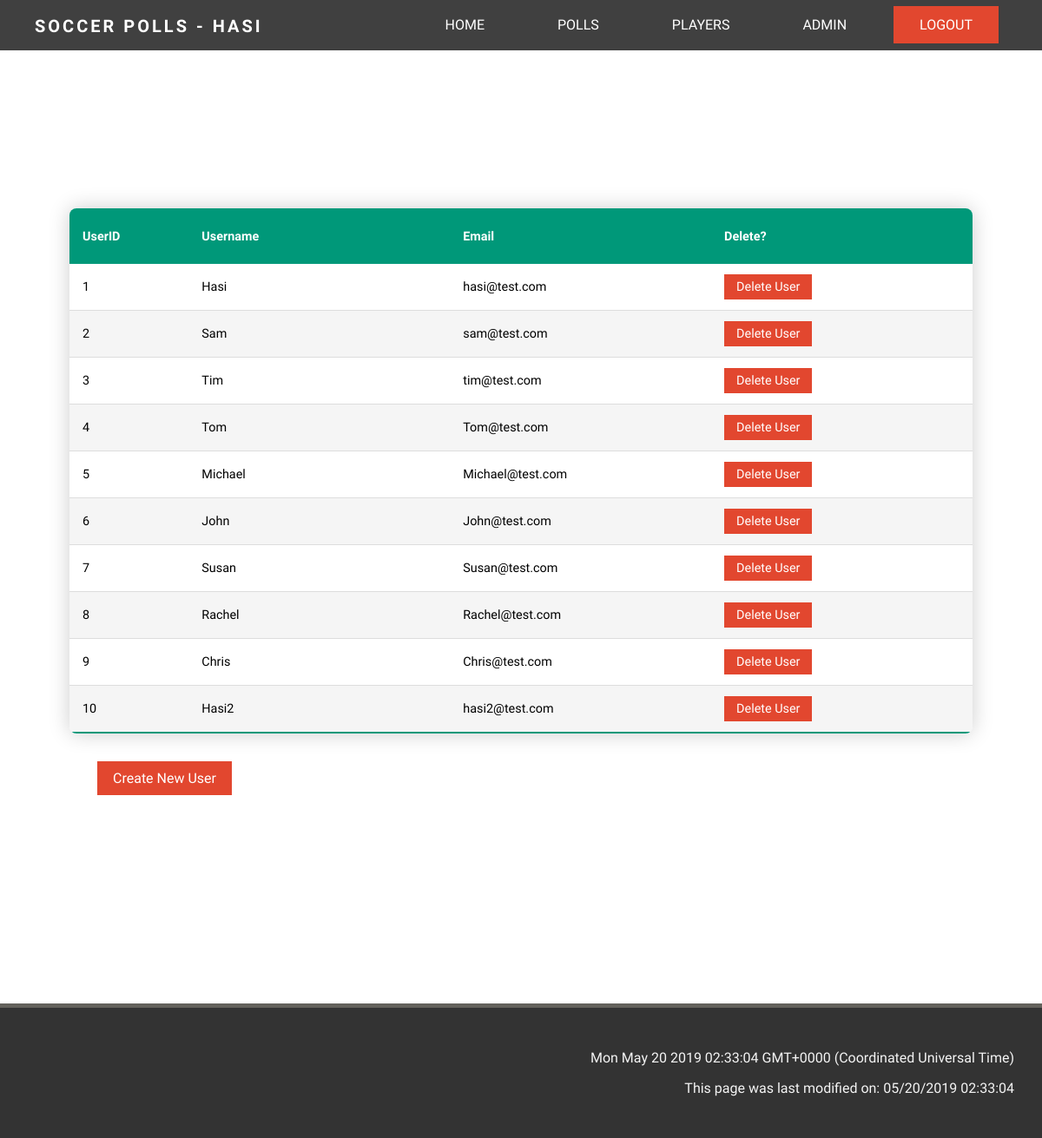
The page /admin (signed in) on the database its author committed.
### app/models.py (models this page shows, shortened)
class User(UserMixin, db.Model):
    id = db.Column(db.Integer, primary_key=True)
    username = db.Column(db.String(64), index=True, unique=True)
    email = db.Column(db.String(120), index=True, unique=True)
    password_hash = db.Column(db.String(128))
    admin = db.Column(db.Boolean, index=False, default=False)
    createdpolls = db.relationship('Polls', backref='creator', lazy='dynamic')
    voter = db.relationship('PollVote', backref='voter', lazy='dynamic')

### app/routes.py (the view)
@app.route('/admin')
@login_required
def admin():
    if current_user.is_anonymous:
        return redirect(url_for('unauthorised'))
    if not current_user.admin:
        return redirect(url_for('unauthorised'))
    users = User.query.all()
    return render_template('admin.html', title='Admin Page', users=users)

### app/models.py (called while the page is built)
@login.user_loader
def load_user(id):
    return User.query.get(int(id))

### app/templates/admin.html (shortened to what this page needs)
<!DOCTYPE html>
<html lang="en">
<head>
</head>
{% extends "base2.html" %}
{% block content %}
<div class="table-container">
    <table class="table-content">
        <thead>
            <tr>
                <th>UserID</th>
                <th>Username</th>
                <th>Email</th>
                <th>Delete?</th>
            </tr>
        </thead>
        <tbody>{% for user in users %}
            <tr id=user.id>
                <td>{{ user.id }} </td>
                <td class="fix-size">{{ user.username }}</td>
                <td class="fix-size">{{ user.email }}</td>
                <td class="fix-size"><a href="{{ url_for('deluser', userid=user.id) }}" class="tablebtn">Delete User</a></td>
            </tr>
            {% endfor %}
        </tbody>
    </table>
    <a href="{{ url_for('usercreate')}}" class="otherbtn">Create New User </a>
</div>
{% endblock %}

### app/templates/base2.html (shortened to what this page needs)
<!DOCTYPE html>
<html lang="en">
<head>
    <link rel="stylesheet" href="https://use.fontawesome.com/releases/v5.7.0/css/all.css"
>
    <link rel="stylesheet" type="text/css" href="{{ url_for('static',filename='style/style.css') }}" />
</head>
<body>
    <header>
        <nav class="navbar">
            {% if current_user.is_anonymous %}
            <div class="logo">Soccer Polls</div>
            {%else%}
            <div class="logo">Soccer Polls - {{current_user.username}}</div>
            {% endif%}
            <ul class="navbar-not-home">
                <li><a href="{{ url_for('index') }}">Home</a></li>
                <li><a href="{{ url_for('polllist') }}">Polls</a></li>
                <li><a href="{{ url_for('playerlist') }}">Players</a></li>
                {% if current_user.admin %}
                <li><a href="{{ url_for('admin') }}">Admin</a></li>
                {% endif%}
                {% if current_user.is_anonymous %}
                <li><a class="active" href="{{ url_for('login') }}">Login</a></li>
                {% else %}
                <li><a class="active" href="{{ url_for('logout') }}">Logout</a></li>
                {% endif %}
            </ul>
        </nav>
    </header>
    <div>
        {% block content %}
        {% endblock %}
    </div>
    <footer class="dark-background">
        <p id="demo"> </p>
        <p id="demo2"> </p>
    </footer>
</body>
</html>

### app/static/style/style.css (style rules this page uses)
*, *::before, *::after { box-sizing: border-box; }
body { margin: 0; padding: 0; font-family: 'PT Sans', sans-serif; font-weight: 400; background-color: #fff; }
.dark-background { background: #333; color: #f4f4f4; }
footer { padding: 2rem; border-top: 5px solid #64625c; color: #fff; left: 0; bottom: 0; width: 100%; }
footer p { text-align: right; color: #f4f4f4; }
header { text-transform: uppercase; }
.logo { position: fixed; float: left; color: white; font-weight: bold; font-size: 20px; letter-spacing: 3px; padding-left: 40px; line-height: inherit; height: inherit; font-family: 'Work Sans', sans-serif; }
nav { top: 0; left: 0; position: fixed; z-index: 10; width: 100%; line-height: 60px; }
nav ul { line-height: 50px; list-style: none; background: rgba(0, 0, 0, 0); overflow: hidden; color: white; text-align: right; margin: 0; padding-right: 40px; }
.navbar-not-home { background: rgba(0, 0, 0, 0.75); }
nav ul li { display: inline-block; padding: 4px 10px;; }
nav ul li a { text-decoration: none; color: white; font-size: 16px; padding: 12px 30px; opacity: 1; position: relative; }
nav ul li a::before { content: ''; display: block; height: 5px; background: white; position: absolute; top: -5px; left: 0; right: 0; transform: scale(0, 1); transition: ease-in-out 0.25s; }
nav ul li a.active, nav ul li a.active:hover { background: #E2472F; }
.table-container { margin: 15rem 5rem; }
.fix-size { min-width: 161px; }
.table-content { border-collapse: collapse; font-size: 0.9em; border-radius: 0.5rem; overflow: hidden; box-shadow: 0 0 25px rgba(0, 0, 0, 0.2); width: 100%; }
.table-content thead tr { background-color: #009879; text-align: left; color: white; font-weight: bold; height: 4rem; }
.table-content tbody tr { height: 3rem; }
.table-content th, .table-content td { padding: 12px 15px; }
.table-content tbody tr { border-bottom: 1px solid #dddddd; background-color: white; }
.table-content tbody tr:nth-of-type(even) { background-color: #f5f5f5; }
.table-content tbody tr:last-of-type { border-bottom: 2px solid #009879; }
.tablebtn { width: auto; padding: 6px 14px; background-color: #E2472F; color: white; display: inline-block; text-decoration: none; }
.otherbtn { margin: 2rem; width: auto; padding: 10px 18px; background-color: #E2472F; color: white; display: inline-block; text-decoration: none; margin-bottom: auto; }

### rows shown on the page
User: username "HASI", id "1", username "Hasi", email "hasi@test.com"
User: id "2", username "Sam", email "sam@test.com"
User: id "3", username "Tim", email "tim@test.com"
User: id "4", username "Tom", email "Tom@test.com"
User: id "5", username "Michael", email "Michael@test.com"
User: id "6", username "John", email "John@test.com"
User: id "7", username "Susan", email "Susan@test.com"
User: id "8", username "Rachel", email "Rachel@test.com"
User: id "9", username "Chris", email "Chris@test.com"
User: id "10", username "Hasi2", email "hasi2@test.com"
